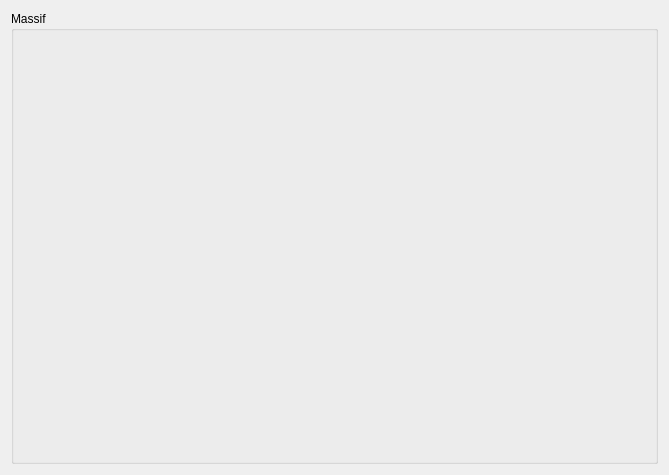
<?xml version="1.0" encoding="UTF-8"?>
<ui version="4.0">
 <class>valgrind::MassifConfig</class>
 <widget class="QWidget" name="valgrind::MassifConfig">
  <property name="geometry">
   <rect>
    <x>0</x>
    <y>0</y>
    <width>669</width>
    <height>475</height>
   </rect>
  </property>
  <layout class="QVBoxLayout">
   <item>
    <widget class="QGroupBox" name="groupBox">
     <property name="title">
      <string>Massif</string>
     </property>
    </widget>
   </item>
  </layout>
 </widget>
 <resources/>
 <connections/>
</ui>
